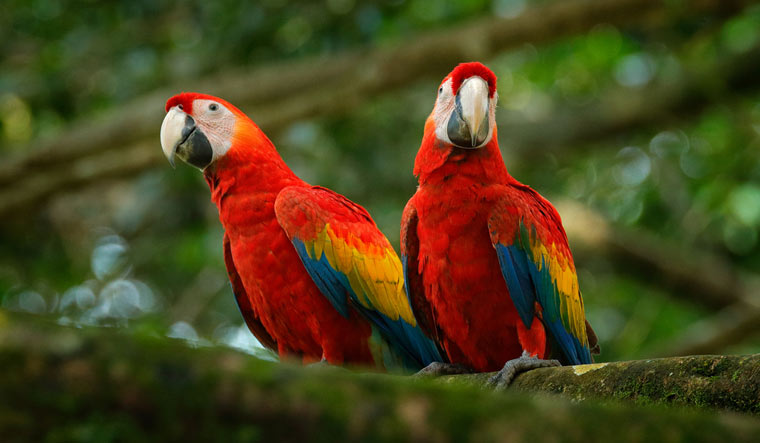
#> input picture Data/bird.jpg, 760 x 443 px, found by its file name
$ jupyter execute opencv_crop.ipynb
#> lines starting #> are read from the running program, lines starting #| are printed output that depends on the picture
[cell 1]
import os
import cv2

[cell 2]
img = cv2.imread(os.path.join('D:\ML\Data','bird.jpg'))
#> img is the input picture: shape (443, 760, 3); mean B, G, R 28.9, 66.7, 75.4

[cell 3]
print(img.shape)
#| (443, 760, 3)

[cell 4]
cropped_img = img[55:380,150:625] #(height, width)
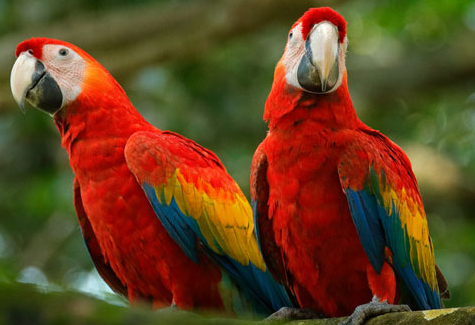
#> cropped_img: shape (325, 475, 3); mean B, G, R 32.8, 66.6, 100.4
